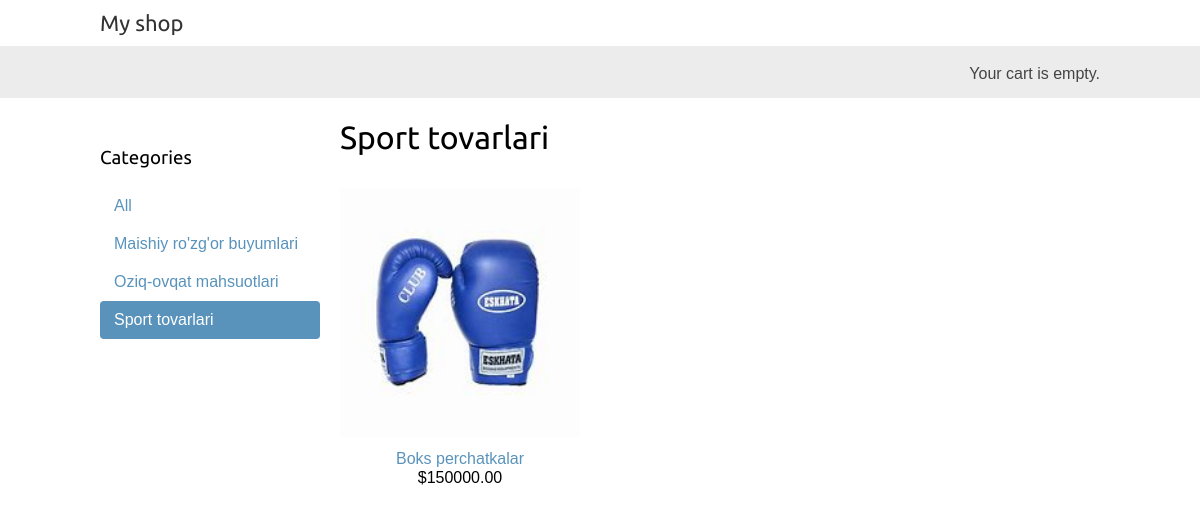
/sport-tovarlari/, run on the app's committed database.
### shop/models.py (models this page shows, shortened)
class Category(models.Model):
    name = models.CharField(max_length=550)
    slug = models.SlugField(max_length=200, unique=True)
    class Meta:
        ordering = ['name']
        indexes = [
            models.Index(fields=['name']),
        ]
        verbose_name = 'category'
        verbose_name_plural = 'categories'
    def get_absolute_url(self):
        return reverse('shop:product_list_by_category', args=[self.slug])

class Product(models.Model):
    category = models.ForeignKey(Category, related_name='products', on_delete=models.CASCADE)
    name = models.CharField(max_length=550)
    slug = models.SlugField(max_length=200, unique=True)
    image = models.ImageField(upload_to='products/%Y/%m/%d', blank=True)
    description = models.TextField(blank=True)
    price = models.DecimalField(max_digits=10, decimal_places=2)
    available = models.BooleanField(default=True)
    created = models.DateTimeField(auto_now_add=True)
    updated = models.DateTimeField(auto_now=True)
    class Meta:
        ordering = ['name']
        indexes = [
            models.Index(fields=['id', 'slug']),
            models.Index(fields=['name']),
            models.Index(fields=['-created']),
        ]
    def get_absolute_url(self):
        return reverse('shop:product_detail', args=[self.id, self.slug])

### shop/views.py (the view)
# urls.py: path('', views.product_list, name='product_list'),
def product_list(request, category_slug=None):
    category = None
    categories = Category.objects.all()
    products = Product.objects.filter(available=True)
    if category_slug:
        category = get_object_or_404(Category, slug=category_slug)
        products = products.filter(category=category)
    return render (request,'shop/product/list.html',
                   { 'category': category,
                            'categories':categories,
                            'products':products})

### cart/cart.py (called while the page is built)
    def __len__(self):
        return sum(item['quantity'] for item in self.cart.values())

### cart/context_processors.py (called while the page is built)
def cart(request):
    return {'cart': Cart(request)}

### shop/templates/shop/product/list.html (shortened to what this page needs)
{% extends "shop/base.html" %}
{% load static %}
{% block content %}
    <div id="sidebar">
        <h3>Categories</h3>
        <ul>
            <li
                    {% if not category %}class="selected"{% endif %}>
                <a
                        href="{% url "shop:product_list" %}">All</a>
            </li>
            {% for c in categories %}
                <li
                        {% if category.slug == c.slug %}class="selected"
                        {% endif %}>
                    <a
                            href="{{ c.get_absolute_url }}">{{ c.name }}</a>
                </li>
            {% endfor %}
        </ul>
    </div>
    <div id="main" class="product-list">
        <h1>{% if category %}{{ category.name }}{% else %}Products
        {% endif %}</h1>
        {% for product in products %}
            <div class="item">
                <a
                        href="{{ product.get_absolute_url }}">
                    <img
                            src="{% if product.image %}{{ product.image.url }}{% else %}{%static "img/no_image.png" %}{% endif %}">
                </a>
                <a
                        href="{{ product.get_absolute_url }}">{{ product.name }}</a>
                <br>
                ${{ product.price }}
            </div>
        {% endfor %}
    </div>
{% endblock %}

### shop/static/css/base.css (style rules this page uses)
body { margin:0; padding:0; font-family:helvetica, sans-serif; }
h1, h2, h3, h4, h5 , h6 { font-family: 'Ubuntu', sans-serif; font-weight:normal; }
a { text-decoration:none; color:#5993bb; }
#sidebar { width:220px; padding:30px 20px 0 0; float:left; }
#sidebar ul { margin:0; padding:0; }
#sidebar ul li { margin:0; list-style:none; padding:10px 14px; }
#sidebar ul li a { display:block; }
#sidebar ul li.selected { background:#5993bb; border-radius:4px; }
#sidebar ul li.selected a { color:#fff; }
#main { float:left; width: 96%; margin-right:-220px; overflow:hidden; }
.product-list .item { width:25%; padding:10px 20px 10px 0; float:left; text-align:center; line-height:1.2; }
.product-list .item img { width:100%; margin-bottom:8px; }

### data on the page
Category: name "Maishiy ro'zg'or buyumlari"
Category: name "Oziq-ovqat mahsuotlari"
Category: name "Sport tovarlari"
Product: image (picture), name "Boks perchatkalar", price "150000.00"
